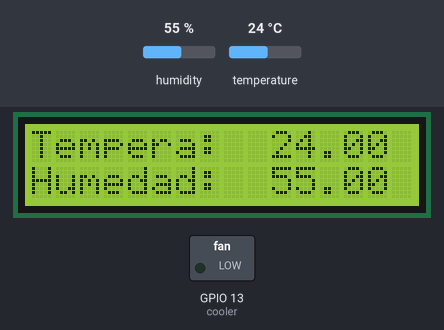
Bench run of a sketch on a simulated ESP8266 (NodeMCU). Parts: 16×2 character LCD, switched loads named in the sketch (green lamp = pin HIGH). The inputs (shaded band) are chosen by the test bench; at power-on: temperature 24 °C, humidity 55 %. WiFi joins after 1.5 s; servers stay silent unless stated; network time is answered at once with the bench clock; the local clock reads 2024-03-15 10:24:30 at power-on unless the sketch sets it; what the sketch prints to the serial monitor is not drawn.

Above: at 3.8 s.
3.9 s: temperature set to 22 °C
At 7.7 s:
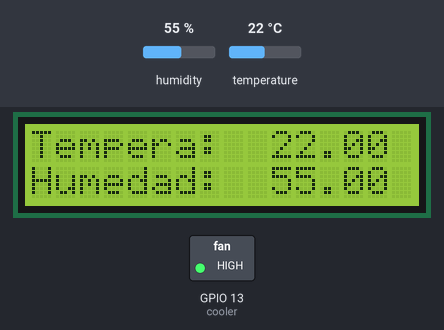
8.7 s: temperature set to 28 °C
At 12.1 s:
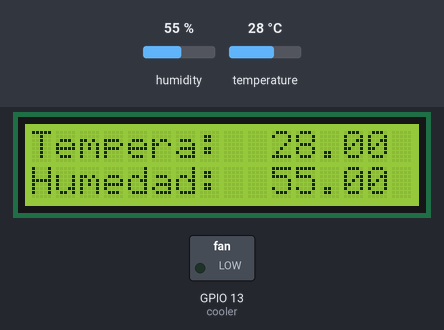
13.5 s: temperature set to 12 °C
At 21.7 s:
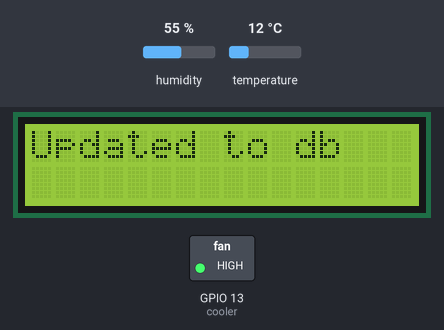
22.5 s: humidity set to 22 %
At 23.8 s:
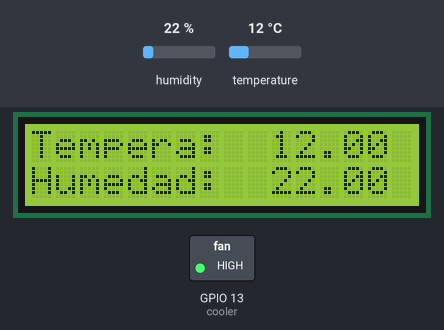
Timing chart, 0 to 25.5 s (numbered marks = the images above; inputs shaded):
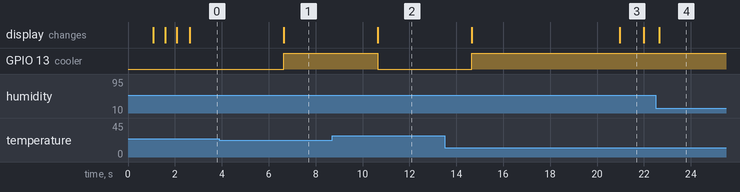

The sketch:

temperature_controller.ino
```cpp
#include "DHT.h"//DHT sensor Library
#include <LiquidCrystal_I2C.h>//LCD Library
#include<Wire.h>
#include <FirebaseArduino.h>
#include <NTPClient.h>
#include <WiFiUdp.h>
#include <ESP8266WiFi.h>


#define DHTPIN 4 //Define sensor pin(pin 12)
#define DHTTYPE DHT11 //What sensor use
#define cooler 13 //LED pins for temperature control


DHT dht(DHTPIN, DHTTYPE);//Create sensor object
LiquidCrystal_I2C lcd(0x27,16,2);//Create lcd object using this pins 8,9,4,6,7

boolean a=LOW,b=HIGH;
float h=0,t=0;
int counter = 0;

#define WIFI_SSID "mardes home"
#define WIFI_PASSWORD "Prateek123@@"


#define projectID "warrior-bulls-default-rtdb" //Your Firebase Project ID; can be found in project settings.
#define FIREBASE_HOST "warrior-bulls-default-rtdb.firebaseio.com"
#define FIREBASE_AUTH "2JNTy9dXCRiq3Yyf78K9DqOhKZMzwnLeNIgZF5G3"


long previousMillis = 0;
long interval = 2000; //Read sensor each 2 seconds
WiFiUDP ntpUDP;
NTPClient timeClient(ntpUDP);

void setup() {
  Serial.begin(9600);
  Wire.begin(2,0); // gpio 2 and gpio 0 which are D4, and D3

  lcd.begin();
  lcd.backlight();
  lcd.home();
  lcd.setCursor(0,0);            //Set in position 0,0

  pinMode(cooler, OUTPUT);//Change to output my pins
  digitalWrite(cooler,LOW);

  WiFi.mode(WIFI_STA);
  WiFi.disconnect();
  delay(1000);

  WiFi.begin(WIFI_SSID, WIFI_PASSWORD);
  Serial.print("connecting");
  lcd.print("connecting");
  while (WiFi.status() != WL_CONNECTED) {
    Serial.print(".");
    lcd.print(".");
    delay(500);
  }
  Serial.println();
  Serial.print("connected: ");
  lcd.print("connected");
  Serial.println(WiFi.localIP());

  Firebase.begin(FIREBASE_HOST, FIREBASE_AUTH);
  timeClient.begin();

  dht.begin();//Start DHT22 sensor

  lcd.clear();
 lcd.print("Tempera:");// print in lcd this word
 lcd.setCursor(0,1);//Change cursor position
 lcd.print("Humedad:");// print in lcd this word
}

void loop()
{

  unsigned long currentMillis = millis();
  if(currentMillis - previousMillis > interval) //Comparison between the elapsed time and the time in which the action is to be executed
  {
    counter++;
    previousMillis = currentMillis; //"Last time is now"

     h = dht.readHumidity();//humidity value
     t = dht.readTemperature();//temperature value centigrades if you want farenheit change to
     //t = dht.readTemperature(true);
     //Below is for print data sensors in lcd
     lcd.setCursor(10,0);
     lcd.print(t);
     lcd.setCursor(10,1);
     lcd.print(h);


    if(t>=25.00)//if temperature above of 25 degrees
    {

      Serial.println("High");
      digitalWrite(cooler,LOW); //Active air conditioner

    }
    else if(t<=23.00)
    {
     Serial.println("LOW");
     digitalWrite(cooler,HIGH);//Turn off air conditioner

    }

     if(counter == 10){
       timeClient.update();
       unsigned long startMillis = millis(); // Start of sample window
       char result[50];
       char resultH[50];

       long num = timeClient.getEpochTime();

       sprintf(result, "%ld/TEMP", num);
       char resultFinal[] = "RECORD/";
       strcat(resultFinal, result);

       //Serial.println(resultFinal);
       Firebase.setFloat(resultFinal,t);

       sprintf(resultH, "%ld/HUMIDITY", num);
       char resultFinalH[] = "RECORD/";
       strcat(resultFinalH, resultH);

       //Serial.println(resultFinalH);
       Firebase.setFloat(resultFinalH,h);


       lcd.clear();
       lcd.print("Updated to db");

       delay(1000);

       lcd.clear();
       lcd.print("Tempera:");// print in lcd this word
       lcd.setCursor(0,1);//Change cursor position
       lcd.print("Humedad:");// print in lcd this word

        counter = 0;
    }


  }

}
```

Measured:
- the behaviour switches between 24 and 23 °C on temperature (found by bisection; images 0 and 1)
- after the input at 3.9 s, GPIO 13 (cooler): LOW → HIGH after 2.7 s; the display: changes after 2.7 s (image 1)
- after the input at 8.7 s, GPIO 13 (cooler): HIGH → LOW after 1.9 s; the display: changes after 1.9 s (image 2)
- after the input at 13.5 s, GPIO 13 (cooler): LOW → HIGH after 1.1 s
- after the input at 22.5 s, the display: changes after 0.15 s (image 4)
- what the display in image 3 shows lasts 1.0 s, from 21.0 s to 22.0 s
